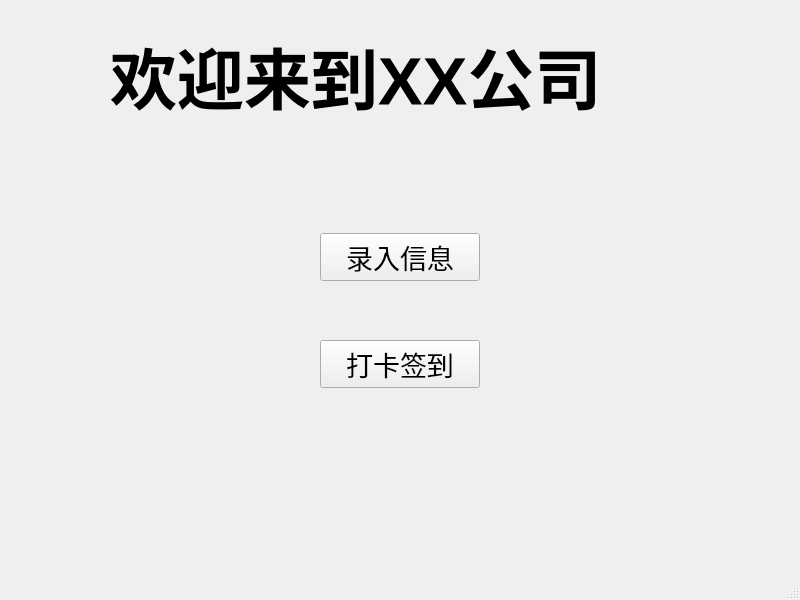
<?xml version="1.0" encoding="UTF-8"?>
<ui version="4.0">
 <class>mainWindow</class>
 <widget class="QMainWindow" name="mainWindow">
  <property name="geometry">
   <rect>
    <x>0</x>
    <y>0</y>
    <width>800</width>
    <height>600</height>
   </rect>
  </property>
  <property name="windowTitle">
   <string>基于PCA算法的人脸识别</string>
  </property>
  <widget class="QWidget" name="centralwidget">
   <widget class="QWidget" name="verticalLayoutWidget">
    <property name="geometry">
     <rect>
      <x>320</x>
      <y>180</y>
      <width>160</width>
      <height>261</height>
     </rect>
    </property>
    <layout class="QVBoxLayout" name="verticalLayout">
     <item>
      <widget class="QPushButton" name="pushButton">
       <property name="font">
        <font>
         <pointsize>20</pointsize>
        </font>
       </property>
       <property name="text">
        <string>录入信息</string>
       </property>
      </widget>
     </item>
     <item>
      <widget class="QPushButton" name="pushButton_2">
       <property name="font">
        <font>
         <pointsize>20</pointsize>
        </font>
       </property>
       <property name="text">
        <string>打卡签到</string>
       </property>
      </widget>
     </item>
    </layout>
   </widget>
   <widget class="QLabel" name="label">
    <property name="geometry">
     <rect>
      <x>110</x>
      <y>30</y>
      <width>581</width>
      <height>91</height>
     </rect>
    </property>
    <property name="font">
     <font>
      <pointsize>50</pointsize>
      <weight>75</weight>
      <bold>true</bold>
     </font>
    </property>
    <property name="text">
     <string>欢迎来到XX公司</string>
    </property>
   </widget>
   <widget class="QLabel" name="label2">
    <property name="geometry">
     <rect>
      <x>60</x>
      <y>470</y>
      <width>551</width>
      <height>51</height>
     </rect>
    </property>
    <property name="font">
     <font>
      <pointsize>20</pointsize>
      <weight>75</weight>
      <bold>true</bold>
     </font>
    </property>
    <property name="text">
     <string/>
    </property>
   </widget>
  </widget>
  <widget class="QMenuBar" name="menubar">
   <property name="geometry">
    <rect>
     <x>0</x>
     <y>0</y>
     <width>800</width>
     <height>26</height>
    </rect>
   </property>
  </widget>
  <widget class="QStatusBar" name="statusbar"/>
 </widget>
 <resources/>
 <connections/>
</ui>
